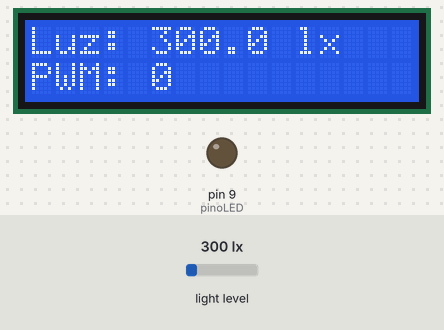
This sketch was run on a simulated Arduino Uno, built with avr-gcc and run on an emulated ATmega328P. On the bench: 16×2 character LCD, output pins drawn as LEDs (lit = HIGH). The inputs (shaded band) are chosen by the test bench; at power-on: light level 300 lx. What the sketch prints to the serial monitor is not drawn.

Above: at 2.7 s.
2.8 s: light level set to 40 lx
At 3.8 s:
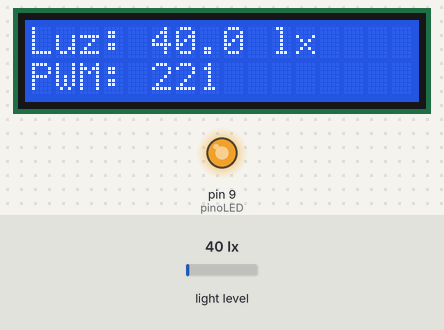
4.7 s: light level set to 500 lx
At 5.1 s:
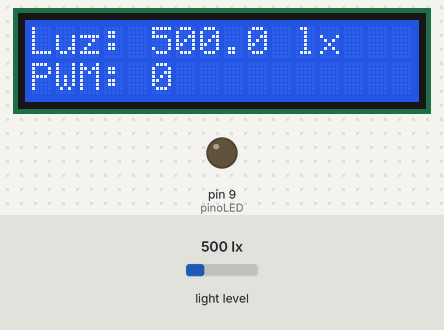
6.3 s: light level set to 312 lx
At 7.5 s:
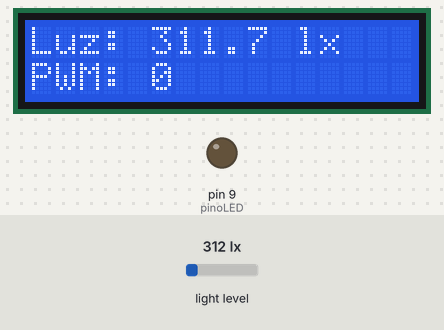
7.9 s: light level set to 279 lx
At 8.8 s:
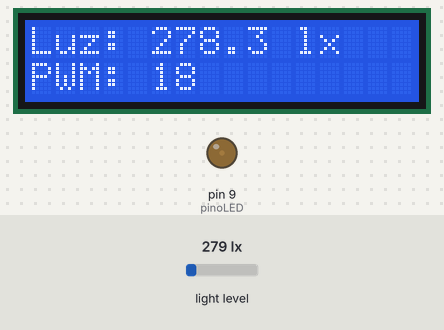
Timing chart, 0 to 10.5 s (numbered marks = the images above; inputs shaded):
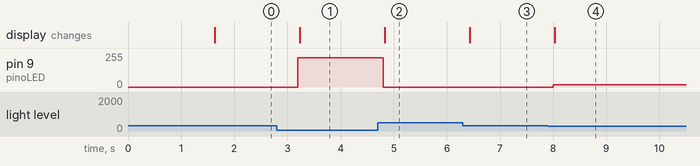

The sketch:

Projeto_do_Arduino.ino
```cpp
#include <Wire.h>
#include <BH1750.h>
#include <LiquidCrystal_I2C.h>

// ================================
// PROJETO A3 - ILUMINACAO INTELIGENTE
// Arduino UNO + BH1750 + LCD I2C
// MOSFET IRLZ44N + LED
// ================================

BH1750 sensor;
LiquidCrystal_I2C lcd(0x27, 16, 2);

const int pinoLED = 9;

// Meta experimental de iluminancia
const float setpointLux = 300.0;

// Faixa de controle proporcional
const float faixaControleLux = 300.0;

float lux = 0.0;
int pwm = 0;

void setup() {
  Serial.begin(9600);
  Wire.begin();

  pinMode(pinoLED, OUTPUT);
  analogWrite(pinoLED, 0);

  lcd.init();
  lcd.backlight();
  lcd.clear();

  lcd.setCursor(0, 0);
  lcd.print("Sistema de Luz");

  lcd.setCursor(0, 1);
  lcd.print("Iniciando...");

  delay(1500);

  if (!sensor.begin(BH1750::CONTINUOUS_HIGH_RES_MODE)) {
    lcd.clear();
    lcd.setCursor(0, 0);
    lcd.print("Erro BH1750");

    Serial.println("ERRO: BH1750 nao encontrado.");

    while (true) {
      analogWrite(pinoLED, 0);
      delay(100);
    }
  }

  lcd.clear();
  Serial.println("Sistema iniciado.");
}

void loop() {
  lux = sensor.readLightLevel();

  // Verifica se a leitura e valida
  if (lux < 0) {
    analogWrite(pinoLED, 0);

    lcd.setCursor(0, 0);
    lcd.print("Erro de leitura ");

    lcd.setCursor(0, 1);
    lcd.print("LED desligado   ");

    Serial.println("ERRO: leitura do BH1750.");
    delay(500);
    return;
  }

  // Calcula a diferenca para a meta
  float faltaLux = setpointLux - lux;

  // Converte a diferenca em PWM
  pwm = (int)(255.0 * faltaLux / faixaControleLux);

  // Limita o PWM entre 0 e 255
  pwm = constrain(pwm, 0, 255);

  // Aciona o MOSFET
  analogWrite(pinoLED, pwm);

  // Exibe a iluminancia no LCD
  lcd.setCursor(0, 0);
  lcd.print("Luz: ");
  lcd.print(lux, 1);
  lcd.print(" lx    ");

  // Exibe o PWM no LCD
  lcd.setCursor(0, 1);
  lcd.print("PWM: ");
  lcd.print(pwm);
  lcd.print("          ");

  // Envia os dados pela serial
  Serial.print("Lux: ");
  Serial.print(lux, 1);
  Serial.print(" | PWM: ");
  Serial.println(pwm);

  delay(500);
}
```

Measured:
- after the input at 2.8 s, pin 9 (pinoLED): 0/255 → 221/255 after 0.40 s; the display: changes after 0.43 s (image 1)
- after the input at 4.7 s, pin 9 (pinoLED): 221/255 → 0/255 after 0.10 s; the display: changes after 0.13 s (image 2)
- after the input at 6.3 s, the display: changes after 0.13 s (image 3)
- after the input at 7.9 s, pin 9 (pinoLED): 0/255 → 18/255 after 0.10 s; the display: changes after 0.13 s (image 4)
